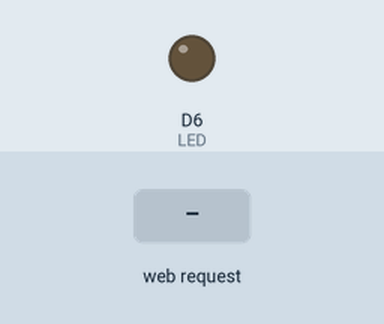
Bench run of a sketch on a simulated ESP8266 (NodeMCU). Parts: output pins drawn as LEDs (lit = HIGH). Inputs (shaded band) come from the test bench. WiFi joins after 1.5 s; servers stay silent unless stated; storage starts empty; what the sketch prints to the serial monitor is not drawn.

Above: at 7.7 s.
7.8 s: HTTP request GET /led?state=On received
At 9.0 s:
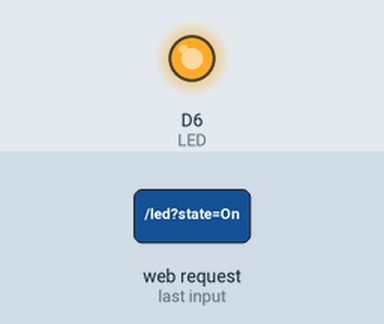
9.3 s: HTTP request GET /led received
At 10.4 s:
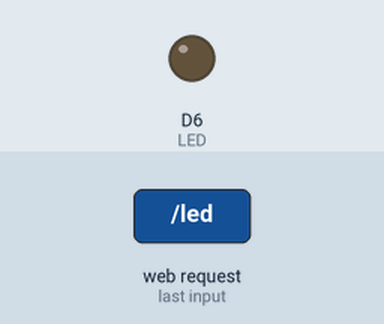
Timing chart, 0 to 12.3 s (numbered marks = the images above; inputs shaded):
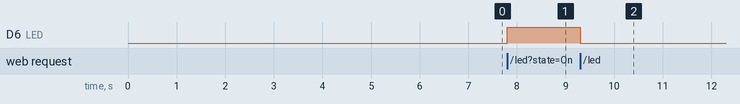

Measured:
- after the input at 7.8 s, D6 (LED): LOW → HIGH at once
- after the input at 9.3 s, D6 (LED): HIGH → LOW at once

The sketch:

Control_led_web.ino
```cpp
/*
   Credits: www.plusivo.com

   Lesson 34: SPIFFS

*/
#include "FS.h"
#include <ESP8266WebServer.h>

const char* ssid = "..............";
const char* password = "..........";

ESP8266WebServer server(80);

//the int variable "LED" stores the pin used by the LED
const int LED = D6;

String storage = "";


//the led() function is used to turn On and Off the LED
void led()
{
  //server.arg(name) returns the value (as string) of the argument "name"
  storage = server.arg("state");

  //if the value returned is "On", we will turn On the LED
  //else, we will turn Off the LED
  if(storage == "On")
  {
    //turn On the LED
    digitalWrite(LED, HIGH);
  }
  else
  {
    //turn Off the LED
    digitalWrite(LED, LOW);
  }

  //send a message to the user
   server.send(200,"text/html","ok");
}

//connectToWiFi() is used to connect to the WiFi network
//using the SSID and PASSWORD variables created at the
//beginning of the code
void connectToWiFi()
{
  Serial.println("Connecting to the WiFi");
  //set the WiFi mode to WiFi_STA.
  //the WiFi_STA means that the board will act as a station,
  //similar to a smartphone or laptop
  WiFi.mode(WIFI_STA);

  //connect to the WiFi network using the ssid and password strings
  WiFi.begin(ssid, password);

  //below we check the status of the WiFi and wait until the
  //board is connected to the network
  Serial.println("Waiting for connection");
  while (WiFi.status() != WL_CONNECTED) {
    delay(500);
    Serial.print(".");
  }

  //when the board is successfully connected to the network,
  //display the IP assigned to it in the serial monitor.
  Serial.println("");
  Serial.print("Connected to ");
  Serial.println(ssid);
  Serial.print("IP address: ");
  Serial.println(WiFi.localIP());
}

//setupServer() function is used to set up and organise
//the website
void setupServer()
{
  //the method "server.on()" is to call a function when
  //the user access the location
  //the default location is "/"
  server.serveStatic("/", SPIFFS, "/index.html");

  server.on("/led", led);

  //start the server
  server.begin();

  //print in Serial Monitor that the HTTP server is started
  Serial.println("HTTP server started");
}

void setup()
{
  pinMode(LED, OUTPUT);

  //start the Serial communication at 115200 bits/s
  Serial.begin(115200);

  //wait 1 s until the Serial communication is started
  delay(1000);

  if (SPIFFS.begin())
  {
      Serial.println("SPIFFS Active");
  }
  else
  {
      Serial.println("Unable to activate SPIFFS");
  }

  //call the two functions used to connect connect to wifi
  //and setup the server
  connectToWiFi();
  setupServer();

  //wait 4 s for the server to start
  delay(4000);

}
void loop()
{
  //the method below is used to manage the incoming request
  //from the user
  server.handleClient();
}
```
